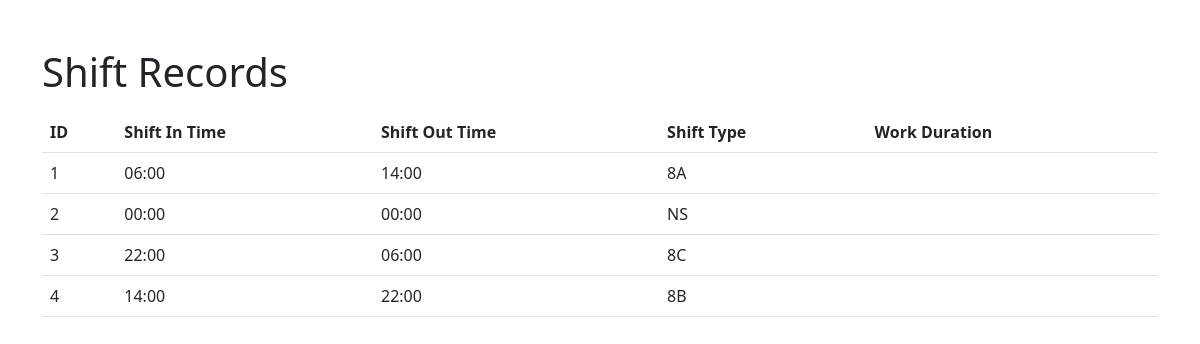
The app's page /shift with its own data.
### app/models.py (models this page shows)
class Shift_time(db.Model):
    id = db.Column(db.Integer, primary_key=True)
    shiftIntime = db.Column(db.String(150))
    shift_Outtime = db.Column(db.String(150))
    shiftType = db.Column(db.String(150))

### app/views.py (the view)
@views.route('/shift')
def viewShift():
    records=Shift_time.query.order_by(Shift_time.id)
    return render_template('shift.html',records=records)

### app/templates/shift.html (shortened to what this page needs)
<!DOCTYPE html>
<html lang="en">
<head>
    <link rel="stylesheet" href="https://cdn.jsdelivr.net/npm/bootstrap@5.3.0/dist/css/bootstrap.min.css">
</head>
<body>
    <div class="container">
        <h1 class="mt-5">Shift Records</h1>
        <table class="table mt-3">
            <thead>
                <tr>
                    <th>ID</th>
                    <th>Shift In Time</th>
                    <th>Shift Out Time</th>
                    <th>Shift Type</th>
                    <th>Work Duration</th>
                </tr>
            </thead>
            <tbody>
                {% for record in records %}
                <tr>
                    <td>{{ record.id }}</td>
                    <td>{{ record.shiftIntime }}</td>
                    <td>{{ record.shift_Outtime }}</td>
                    <td>{{ record.shiftType }}</td>
                    <td>{{ record.work_Duration }}</td>
                </tr>
                {% endfor %}
            </tbody>
        </table>
    </div>
</body>
</html>

### records on screen
Shift_time: id "1", shiftIntime "06:00", shift_Outtime "14:00", shiftType "8A"
Shift_time: id "2", shiftIntime "00:00", shift_Outtime "00:00", shiftType "NS"
Shift_time: id "3", shiftIntime "22:00", shift_Outtime "06:00", shiftType "8C"
Shift_time: id "4", shiftIntime "14:00", shift_Outtime "22:00", shiftType "8B"
